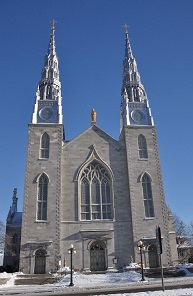
//> input picture OpenCV_Linux_Ubuntu/images/church01.jpg, 193 x 296 px
$ ./robust_matching   (built with g++ and OpenCV 4)
//> lines starting //> are read from the running program, lines starting //| are printed output that depends on the picture; after the words box and inside, x2 and y2 are one past the last pixel; in counts of white or black regions, pixels touching at a corner belong together
### OpenCV_Linux_Ubuntu/22_image_RANSAC_match/matcher.hpp
/**
 * @File    : matcher.hpp
 * @Brief   : 用 RANSAC（随机抽样一致性）算法匹配图像
 * @Author  : Wei Li
 * @Date    : 2021-08-04
*/

#ifndef MATCHER
#define MATCHER

#include <iostream>
#include <vector>

#include <opencv2/imgproc.hpp>
#include <opencv2/highgui.hpp>
#include <opencv2/features2d.hpp>
#include <opencv2/xfeatures2d.hpp>
#include <opencv2/calib3d.hpp>

#define NOCHECK 0
#define CROSSCHECK 1
#define RATIOCHECK 2
#define BOTHCHECK 3

class RobustMatcher
{
private:
    // 特征点检测器对象的指针
    cv::Ptr<cv::FeatureDetector> detector;
    // 特征描述子提取器对象的指针
    cv::Ptr<cv::DescriptorExtractor> descriptor;
    int normType;
    float ratio;       // 第一个和第二个 NN 之间的最大比率
    bool refineF;      // 如果等于 true，则会优化基础矩阵
    bool refineM;      // 如果等于 true，则会优化匹配结果
    double distance;   // 到极点的最小距离
    double confidence; // 可信度（概率）

public:
    // 无参默认构造函数
    RobustMatcher(const cv::Ptr<cv::FeatureDetector> &detector,
                  const cv::Ptr<cv::DescriptorExtractor> &descriptor = cv::Ptr<cv::DescriptorExtractor>())
        : detector(detector), descriptor(descriptor), normType(cv::NORM_L2),
          ratio(0.8f), refineF(true), refineM(true), confidence(0.98), distance(1.0)
    {
        // 这里使用关联描述子
        if (!this->descriptor)
        {
            this->descriptor = this->detector;
        }
    }

    // 类的 set 和 get 方法
    // [108 lines left out: functions setFeatureDetector, setDescriptorExtractor, setNormType, setMinDistanceToEpipolar, setConfidenceLevel, setRatio and 5 more, not called in this run]

    // Identify good matches using RANSAC
    // Return fundamental matrix and output matches
    cv::Mat ransacTest(const std::vector<cv::DMatch> &matches,
                       std::vector<cv::KeyPoint> &keypoints1,
                       std::vector<cv::KeyPoint> &keypoints2,
                       std::vector<cv::DMatch> &outMatches)
    {
        // Convert keypoints into Point2f
        std::vector<cv::Point2f> points1, points2;

        for (std::vector<cv::DMatch>::const_iterator it = matches.begin();
             it != matches.end(); ++it)
        {
            // Get the position of left keypoints
            points1.push_back(keypoints1[it->queryIdx].pt);
            // Get the position of right keypoints
            points2.push_back(keypoints2[it->trainIdx].pt);
        }

        // Compute F matrix using RANSAC
        std::vector<uchar> inliers(points1.size(), 0);
        cv::Mat fundamental = cv::findFundamentalMat(
            points1, points2, // matching points
            inliers,          // match status (inlier or outlier)
            cv::FM_RANSAC,    // RANSAC method
            distance,         // distance to epipolar line
            confidence);      // confidence probability

        // extract the surviving (inliers) matches
        std::vector<uchar>::const_iterator itIn = inliers.begin();
        std::vector<cv::DMatch>::const_iterator itM = matches.begin();
        // for all matches
        for (; itIn != inliers.end(); ++itIn, ++itM)
        {
            if (*itIn)
            { // it is a valid match

                outMatches.push_back(*itM);
            }
        }

        if (refineF || refineM)
        {
            // The F matrix will be recomputed with all accepted matches

            // Convert keypoints into Point2f for final F computation
            points1.clear();
            points2.clear();

            for (std::vector<cv::DMatch>::const_iterator it = outMatches.begin();
                 it != outMatches.end(); ++it)
            {
                // Get the position of left keypoints
                points1.push_back(keypoints1[it->queryIdx].pt);
                // Get the position of right keypoints
                points2.push_back(keypoints2[it->trainIdx].pt);
            }

            // Compute 8-point F from all accepted matches
            fundamental = cv::findFundamentalMat(
                points1, points2, // matching points
                cv::FM_8POINT);   // 8-point method

            if (refineM)
            {
                std::vector<cv::Point2f> newPoints1, newPoints2;
                // refine the matches
                correctMatches(fundamental,             // F matrix
                               points1, points2,        // original position
                               newPoints1, newPoints2); // new position
                for (int i = 0; i < points1.size(); i++)
                {
                    std::cout << "(" << keypoints1[outMatches[i].queryIdx].pt.x
                              << "," << keypoints1[outMatches[i].queryIdx].pt.y
                              << ") -> ";
                    std::cout << "(" << newPoints1[i].x
                              << "," << newPoints1[i].y << std::endl;
                    std::cout << "(" << keypoints2[outMatches[i].trainIdx].pt.x
                              << "," << keypoints2[outMatches[i].trainIdx].pt.y
                              << ") -> ";
                    std::cout << "(" << newPoints2[i].x
                              << "," << newPoints2[i].y << std::endl;

                    keypoints1[outMatches[i].queryIdx].pt.x = newPoints1[i].x;
                    keypoints1[outMatches[i].queryIdx].pt.y = newPoints1[i].y;
                    keypoints2[outMatches[i].trainIdx].pt.x = newPoints2[i].x;
                    keypoints2[outMatches[i].trainIdx].pt.y = newPoints2[i].y;
                }
            }
        }

        return fundamental;
    }

    // Match feature points using RANSAC
    // returns fundamental matrix and output match set
    cv::Mat match(cv::Mat &image1, cv::Mat &image2, // input images
                  std::vector<cv::DMatch> &matches, // output matches and keypoints
                  std::vector<cv::KeyPoint> &keypoints1, std::vector<cv::KeyPoint> &keypoints2,
                  int check = CROSSCHECK)
    { // check type (symmetry or ratio or none or both)

        // 1. Detection of the feature points
        detector->detect(image1, keypoints1);
        detector->detect(image2, keypoints2);

        std::cout << "Number of feature points (1): " << keypoints1.size() << std::endl;
        std::cout << "Number of feature points (2): " << keypoints2.size() << std::endl;

        // 2. Extraction of the feature descriptors
        cv::Mat descriptors1, descriptors2;
        descriptor->compute(image1, keypoints1, descriptors1);
        descriptor->compute(image2, keypoints2, descriptors2);

        std::cout << "descriptor matrix size: " << descriptors1.rows << " by " << descriptors1.cols << std::endl;

        // 3. Match the two image descriptors
        //    (optionaly apply some checking method)

        // Construction of the matcher with crosscheck
        cv::BFMatcher matcher(normType,             //distance measure
                              check == CROSSCHECK); // crosscheck flag

        // vectors of matches
        std::vector<std::vector<cv::DMatch>> matches1;
        std::vector<std::vector<cv::DMatch>> matches2;
        std::vector<cv::DMatch> outputMatches;

        // call knnMatch if ratio check is required
        if (check == RATIOCHECK || check == BOTHCHECK)
        {
            // from image 1 to image 2
            // based on k nearest neighbours (with k=2)
            matcher.knnMatch(descriptors1, descriptors2,
                             matches1, // vector of matches (up to 2 per entry)
                             2);       // return 2 nearest neighbours

            std::cout << "Number of matched points 1->2: " << matches1.size() << std::endl;

            if (check == BOTHCHECK)
            {
                // from image 2 to image 1
                // based on k nearest neighbours (with k=2)
                matcher.knnMatch(descriptors2, descriptors1,
                                 matches2, // vector of matches (up to 2 per entry)
                                 2);       // return 2 nearest neighbours

                std::cout << "Number of matched points 2->1: " << matches2.size() << std::endl;
            }
        }

        // select check method
        switch (check)
        {

        case CROSSCHECK:
            matcher.match(descriptors1, descriptors2, outputMatches);
            std::cout << "Number of matched points 1->2 (after cross-check): " << outputMatches.size() << std::endl;
            break;
        case RATIOCHECK:
            ratioTest(matches1, outputMatches);
            std::cout << "Number of matched points 1->2 (after ratio test): " << outputMatches.size() << std::endl;
            break;
        case BOTHCHECK:
            ratioAndSymmetryTest(matches1, matches2, outputMatches);
            std::cout << "Number of matched points 1->2 (after ratio and cross-check): " << outputMatches.size() << std::endl;
            break;
        case NOCHECK:
        default:
            matcher.match(descriptors1, descriptors2, outputMatches);
            std::cout << "Number of matched points 1->2: " << outputMatches.size() << std::endl;
            break;
        }

        // 4. Validate matches using RANSAC
        cv::Mat fundamental = ransacTest(outputMatches, keypoints1, keypoints2, matches);
        std::cout << "Number of matched points (after RANSAC): " << matches.size() << std::endl;

        // return the found fundamental matrix
        return fundamental;
    }

    // Match feature points using RANSAC
    // returns fundamental matrix and output match set
    // this is the simplified version presented in the book
    // [31 lines left out: function matchBook, not called in this run]
};

#endif // MATCHER

### OpenCV_Linux_Ubuntu/22_image_RANSAC_match/robust_matching.cpp
/**
 * @File    : robust_matching.cpp
 * @Brief   : 用 RANSAC（随机抽样一致性）算法匹配图像
 * @Author  : Wei Li
 * @Date    : 2021-08-04
*/

#include <iostream>
#include <vector>

#include <opencv2/imgproc.hpp>
#include <opencv2/highgui.hpp>
#include <opencv2/features2d.hpp>
#include <opencv2/xfeatures2d.hpp>
#include <opencv2/calib3d.hpp>

#include "matcher.hpp"

int main(int argc, char **argv)
{
    cv::Mat image1 = cv::imread("./../images/church01.jpg", 0);
//> image1: 296 rows x 193 cols, CV_8UC1; min 0, max 255, mean 107.8
    cv::Mat image2 = cv::imread("./../images/church03.jpg", 0);
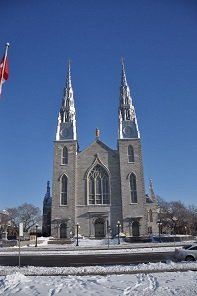
//> input picture OpenCV_Linux_Ubuntu/images/church03.jpg, 197 x 296 px
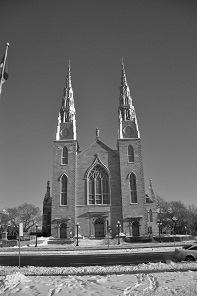
//> image2: 296 rows x 197 cols, CV_8UC1; min 0, max 255, mean 105.5
    if (!image1.data || !image2.data)
    {
        std::cerr << "--Error reading image file unsuccessfully." << std::endl;
        return 1;
    }
    cv::namedWindow("Right Image");
    cv::imshow("Right Image", image1);
    cv::namedWindow("Left Image");
    cv::imshow("Left Image", image2);

    // Prepare the matcher (with default parameters)
    // here SIFT detector and descriptor
    RobustMatcher rmatcher(cv::SIFT::create(250));

    // Match the two images
    std::vector<cv::DMatch> matches;

    std::vector<cv::KeyPoint> keypoints1, keypoints2;
    cv::Mat fundamental = rmatcher.match(image1, image2, matches, keypoints1, keypoints2);
//> in match, `detector->detect(image1, keypoints1);`: keypoints1 = 250 keypoints; strongest (x, y, size): (34, 121, 3.4), (128, 123, 2.5), (36, 105, 2.3), (60, 122, 2.5)
//> in match, `detector->detect(image2, keypoints2);`: keypoints2 = 250 keypoints; strongest (x, y, size): (71, 91, 2.4), (121, 137, 2.2), (58, 138, 2.8), (59, 118, 1.9)
//| Number of feature points (1): 250
//| Number of feature points (2): 250
//| descriptor matrix size: 250 by 128
//> in match, `matcher.match(descriptors1, descriptors2, outputMatches);`: outputMatches = 98 matches
//| Number of matched points 1->2 (after cross-check): 98
//> the loop in ransacTest, `for (std::vector<cv::DMatch>::const_iterator it = matches.begin(); it ..` made 98 passes
//> after the loop in ransacTest, `for (std::vector<cv::DMatch>::const_iterator it = matches.begin();`: points1 = 98 Points (x, y), first 12: [4.78, 223.5], [181.7, 242.4], [181.2, 273.6], [10.65, 266.1], [13.16, 276.2], [17.2, 282.1], [17.2, 282.1], [177.1, 278.8], [168.2, 274], [160.1, 239.1], [158.5, 229.9], [158.5, 229.9]; points2 = 98 Points (x, y), first 12: [122.1, 183], [63.47, 237.4], [148.8, 240.5], [45.62, 232.8], [46.87, 238.9], [48.82, 242.5], [48.82, 242.5], [94.44, 267.4], [144.7, 241.1], [73.06, 274.5], [64.65, 179.2], [83.75, 215.4]
//> in ransacTest, `cv::Mat fundamental = cv::findFundamentalMat( points1, points2, inlier..`: inliers = 98 values, max 1 at index 2, min 0 at index 0, mean 0.531; fundamental = [[2.52e-06, 0.000124, -0.0362], [-0.000123, -3.87e-06, 0.00314], [0.0307, -0.00513, 1]]
//> the loop in ransacTest, `for (; itIn != inliers.end(); ++itIn, ++itM)` made 98 passes
//> the loop in ransacTest, `for (std::vector<cv::DMatch>::const_iterator it = outMatches.begin(); ..` made 52 passes
//> in ransacTest, `fundamental = cv::findFundamentalMat( points1, points2, cv::FM_8POINT);`: fundamental = [[3.01e-06, 0.000123, -0.0362], [-0.000123, -4.18e-06, 0.00313], [0.0306, -0.00502, 1]]
//> in ransacTest, `correctMatches(fundamental, points1, points2, newPoints1, newPoints2);`: newPoints1 = 52 Points (x, y), first 12: [181.2, 273.7], [10.64, 266.1], [12.93, 276.3], [154.2, 246.6], [34.28, 120.9], [34.28, 120.9], [36.09, 105.3], [36.09, 105.3], [36.96, 93.71], [150, 211.6], [145.9, 180.7], [40.65, 254]; newPoints2 = 52 Points (x, y), first 12: [148.8, 240.5], [45.64, 232.8], [47.23, 238.9], [135.1, 222.8], [57.64, 138.2], [57.64, 138.2], [58.55, 127.1], [58.55, 127.1], [58.97, 118], [134.5, 199.1], [132.6, 177.8], [63.73, 226.3]
//> the loop in ransacTest, `for (int i = 0; i < points1.size(); i++)` made 52 passes
//| (181.216,273.655) -> (181.217,273.662
//| (148.816,240.478) -> (148.814,240.466
//| (10.6517,266.118) -> (10.6384,266.12
//| (45.6201,232.822) -> (45.6416,232.817
//> (the first 4 of 16 printed lines)
//> (output is shown up to pass 8 of 52)
//> in match, `cv::Mat fundamental = ransacTest(outputMatches, keypoints1, keypoints2..`: matches = 52 matches
//| Number of matched points (after RANSAC): 52
//> matches = 52 matches
    cv::Mat imageMatches;
    cv::drawMatches(image1, keypoints1, image2, keypoints2, matches, imageMatches,
                    cv::Scalar(0, 255, 0), cv::Scalar(0, 0, 255),
                    std::vector<char>(), cv::DrawMatchesFlags::NOT_DRAW_SINGLE_POINTS);
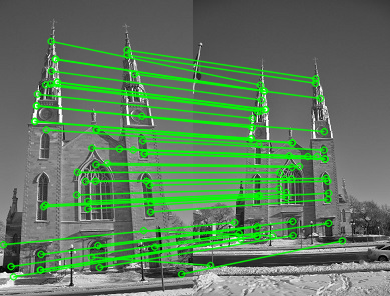
//> imageMatches: 296 rows x 390 cols, CV_8UC3; mean B, G, R 94.3, 123.5, 94.3

    cv::namedWindow("Matches");
    cv::imshow("Matches", imageMatches);

    // Convert keypoints into Point2f
    std::vector<cv::Point2f> points1, points2;

    for (std::vector<cv::DMatch>::const_iterator it = matches.begin();
         it != matches.end(); ++it)
    {
        // Get the position of left keypoints
        float x = keypoints1[it->queryIdx].pt.x;
        float y = keypoints1[it->queryIdx].pt.y;
        points1.push_back(keypoints1[it->queryIdx].pt);
        cv::circle(image1, cv::Point(x, y), 3, cv::Scalar(255, 255, 255), 3);
        // Get the position of right keypoints
        x = keypoints2[it->trainIdx].pt.x;
        y = keypoints2[it->trainIdx].pt.y;
        cv::circle(image2, cv::Point(x, y), 3, cv::Scalar(255, 255, 255), 3);
        points2.push_back(keypoints2[it->trainIdx].pt);
    }
//> this loop made 52 passes
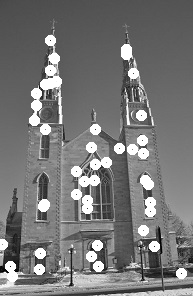
//> image1: 296 rows x 193 cols, CV_8UC1; min 0, max 255, mean 118.7
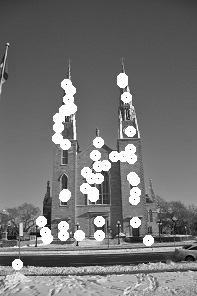
//> image2: 296 rows x 197 cols, CV_8UC1; 6.39% of pixels changed, all inside (x1, y1, x2, y2) = (12, 73, 154, 270)

    // Draw the epipolar lines
    std::vector<cv::Vec3f> lines1;
    cv::computeCorrespondEpilines(points1, 1, fundamental, lines1);
//> lines1 = 52 items, first 12: [-0.09, -1, 253.4], [-0.98, 0.21, -3.21], [-0.98, 0.18, 3.78], [-0.3, -0.95, 253.1], [-1, -0.08, 67.87], [-1, -0.08, 67.87], [-1, -0.08, 68.01], [-1, -0.08, 68.01], [-1, -0.07, 67.51], [-0.51, -0.86, 239.8], [-0.65, -0.76, 221.2], [-0.85, -0.52, 173]

    for (std::vector<cv::Vec3f>::const_iterator it = lines1.begin();
         it != lines1.end(); ++it)
    {
        cv::line(image2, cv::Point(0, -(*it)[2] / (*it)[1]),
                 cv::Point(image2.cols, -((*it)[2] + (*it)[0] * image2.cols) / (*it)[1]),
                 cv::Scalar(255, 255, 255));
    }
//> this loop made 52 passes
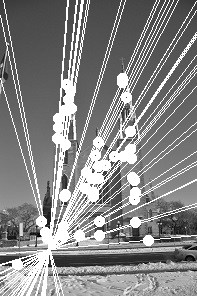
//> image2: 296 rows x 197 cols, CV_8UC1; 12.47% of pixels changed, all inside (x1, y1, x2, y2) = (0, 0, 197, 296)

    std::vector<cv::Vec3f> lines2;
    cv::computeCorrespondEpilines(points2, 2, fundamental, lines2);
//> lines2 = 52 items, first 12: [0.12, 0.99, -293], [0.98, -0.17, 36.01], [0.99, -0.15, 27.82], [0.32, 0.95, -282.9], [0.99, 0.11, -47.21], [0.99, 0.11, -47.21], [0.99, 0.11, -47.37], [0.99, 0.11, -47.37], [0.99, 0.11, -46.79], [0.52, 0.85, -258.7], [0.65, 0.76, -232.1], [0.84, 0.54, -171.3]

    for (std::vector<cv::Vec3f>::const_iterator it = lines2.begin();
         it != lines2.end(); ++it)
    {
        cv::line(image1, cv::Point(0, -(*it)[2] / (*it)[1]),
                 cv::Point(image1.cols, -((*it)[2] + (*it)[0] * image1.cols) / (*it)[1]),
                 cv::Scalar(255, 255, 255));
    }
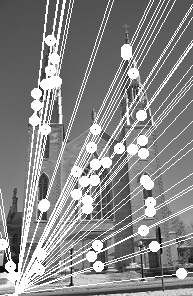
//> image1: 296 rows x 193 cols, CV_8UC1; 13.01% of pixels changed, all inside (x1, y1, x2, y2) = (0, 0, 193, 296)

    // Display the images with epipolar lines
    cv::namedWindow("Right Image Epilines (RANSAC)");
    cv::imshow("Right Image Epilines (RANSAC)", image1);
    cv::namedWindow("Left Image Epilines (RANSAC)");
    cv::imshow("Left Image Epilines (RANSAC)", image2);

    cv::waitKey();
    cv::destroyAllWindows();
    return 0;
}
